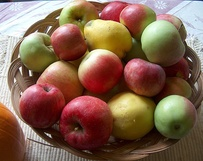
%> input picture apples/apples/Apples_by_kightp_Pat_Knight_flickr.jpg, 203 x 161 px, shrunk from 500 x 397 before the run
$ octave mixGaussianEstData.m   (GNU Octave 9; MATLAB toolbox functions it lacks are replaced by stand-ins)
%> lines starting %> are read from the running program, lines starting %| are printed output that depends on the picture; in (x1, y1, x2, y2) boxes, pixels count from 0 and x2, y2 are one past the last pixel; in counts of white or black regions, pixels touching at a corner belong together; the program's own positions count from 1
### apples/fitMixGauss.m
function mixGaussEst = fitMixGauss(data,k)

[nDim nData] = size(data);

postHidden = zeros(k, nData);

%initialisation
mixGaussEst.d = nDim;
mixGaussEst.k = k;
mixGaussEst.weight = (1/k)*ones(1,k);
mixGaussEst.mean = 2*randn(nDim,k);
for (cGauss =1:k)
    mixGaussEst.cov(:,:,cGauss) = (0.5+1.5*rand(1))*eye(nDim,nDim);
end;


nIter = 20;
for (cIter = 1:nIter)
    fprintf('Processing iteration %d\n',cIter);
   %Expectation step
    l=zeros(nData,k);
    for (cData = 1:nData)
        thisData = data(:,cData);
        D=size(data,1);
        for (i=1:k)
            m=mixGaussEst.mean(:,i);
            dcov=det(mixGaussEst.cov(:,:,i));
            l(cData,i)=1/sqrt((2*pi)^D*dcov)*exp(-0.5*(thisData-m)'*inv(mixGaussEst.cov(:,:,i))*(thisData-m))*mixGaussEst.weight(i);
        end
        postHidden(:,cData)= l(cData,:)'/sum(l(cData,:));
   end;

   %Maximization Step

   %for each constituent Gaussian
   for (cGauss = 1:k)
        mixGaussEst.weight(cGauss) = sum(postHidden(cGauss,:))/sum(postHidden(:));

        mixGaussEst.mean(:,cGauss) = data*postHidden(cGauss,:)'/sum(postHidden(cGauss,:));

        C= postHidden(cGauss,:).*(data-mixGaussEst.mean(:,cGauss))*(data-mixGaussEst.mean(:,cGauss))';
        mixGaussEst.cov(:,:,cGauss) = C/sum(postHidden(cGauss,:));
   end;

end;

### apples/mixGaussianEstData.m
% LoadApplesScript.m
% This optional script may help you get started with loading of photos and masks.
%
% Note that there are more elegant ways to organize your (photo, mask)
% pairs, and for sorting through many files in a directory. We don't use
% them here because we only have a small number of files, but consider
% useful functions like fileparts(). For simplicity, this example code just
% makes a few cell-arrays to hold the hard-coded filenames.
clear all

if( ~exist('apples', 'dir') || ~exist('testApples', 'dir') )
    display('Please change current directory to the parent folder of both apples/ and testApples/');
end

% Note that cells are accessed using curly-brackets {} instead of parentheses ().
Iapples = cell(3,1);
Iapples{1} = 'apples/Apples_by_kightp_Pat_Knight_flickr.jpg';
Iapples{2} = 'apples/ApplesAndPears_by_srqpix_ClydeRobinson.jpg';
Iapples{3} = 'apples/bobbing-for-apples.jpg';

IapplesMasks = cell(3,1);
IapplesMasks{1} = 'apples/Apples_by_kightp_Pat_Knight_flickr.png';
IapplesMasks{2} = 'apples/ApplesAndPears_by_srqpix_ClydeRobinson.png';
IapplesMasks{3} = 'apples/bobbing-for-apples.png';


nDim = 3;
k = 2;
Apple = zeros(nDim,1);
NonApple = zeros(nDim,1);
nApple = 0;
nNonApple = 0;

%iImage = 1; % Could use this index to loop.
for im = 1:3
    curI = double(imread(  Iapples{im}   )) / 255;
    %curI is now a double-precision 3D matrix of size (width x height x 3).
    %Each of the 3 color channels is now in the range [0.0, 1.0].
    %figure;
    %imagesc(curI)
    curImask = imread(  IapplesMasks{im}   );
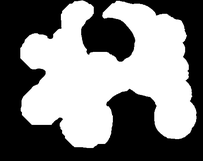
%> input picture apples/apples/Apples_by_kightp_Pat_Knight_flickr.png, 203 x 161 px, shrunk from 500 x 397 before the run
%> curImask is the input picture: size 161x203x3 uint8; min 0, max 255, mean 125.6
    % These mask-images are often 3-channel, and contain grayscale values. We
    % would prefer 1-channel and just binary:
    curImask = curImask(:,:,2) > 128;  % Picked green-channel arbitrarily.
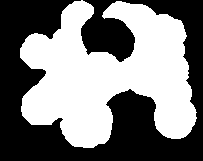
%> curImask: size 161x203 logical; 49.3% white; 1 white region, box (x1, y1, x2, y2) and area: (20, 0, 197, 148) 16111
    %figure;
    %imshow(curImask)
    X = size(curImask,1);
%> X = 161
    Y = size(curImask,2);
%> Y = 203
    for i = 1:X
        for j = 1:Y
            if (curImask(i,j)==1)
                Apple(1:3,nApple+1)=curI(i,j,1:3);
                nApple = nApple+1;
            elseif (curImask(i,j)==0)
                NonApple(1:3,nNonApple+1)=curI(i,j,1:3);
                nNonApple = nNonApple+1;
            end
        end
    end
%> after the loop, nApple = 16111; nNonApple = 16572
end
%> pass 2 of the loop `for im = 1:3`:
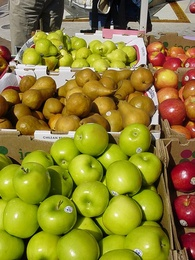
%> input picture apples/apples/ApplesAndPears_by_srqpix_ClydeRobinson.jpg, 195 x 260 px, shrunk from 480 x 640 before the run
%> curI: size 260x195x3 double
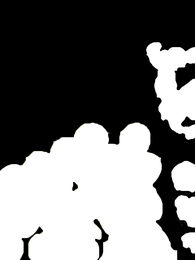
%> input picture apples/apples/ApplesAndPears_by_srqpix_ClydeRobinson.png, 195 x 260 px, shrunk from 480 x 640 before the run
%> curImask is the input picture: size 260x195x3 uint8; mean R, G, B 115.7, 115.7, 115.6
%> `curImask = curImask(:,:,2) > 128;`:
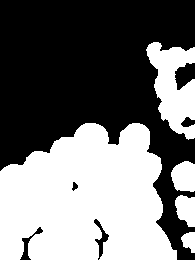
%> curImask: size 260x195 logical; 45.4% white; 5 white regions, box (x1, y1, x2, y2) and area: (0, 123, 177, 260) 18878, (146, 42, 195, 140) 2816, (171, 161, 195, 192) 613, (175, 195, 195, 227) 489, (181, 232, 195, 253) 209
%> after the loop `for i = 1:X`: nApple = 39116; nNonApple = 44267
%> pass 3 of the loop `for im = 1:3`:
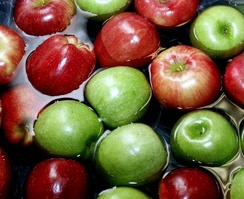
%> input picture apples/apples/bobbing-for-apples.jpg, 244 x 199 px, shrunk from 600 x 491 before the run
%> curI: size 199x244x3 double
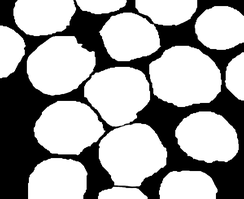
%> input picture apples/apples/bobbing-for-apples.png, 244 x 199 px, shrunk from 600 x 491 before the run
%> curImask is the input picture: size 199x244x3 uint8; mean R, G, B 163.5, 163.5, 163.5
%> `curImask = curImask(:,:,2) > 128;`:
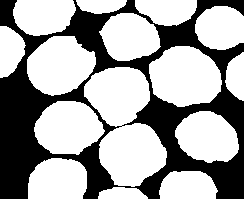
%> curImask: size 199x244 logical; 64.1% white; 1 black region, box (x1, y1, x2, y2) and area: (0, 0, 244, 199) 17455
%> after the loop `for i = 1:X`: nApple = 70217; nNonApple = 61722

sumpixel = nApple+nNonApple;
%> sumpixel = 131939
priorApple = nApple/sumpixel;
%> priorApple = 0.532
priorNonApple = nNonApple/sumpixel;
%> priorNonApple = 0.468

AppleMoG = fitMixGauss(Apple,k);
%> in fitMixGauss, `[nDim nData] = size(data);`: nDim = 3; nData = 70217
%> in fitMixGauss, `mixGaussEst.d = nDim;`: mixGaussEst.d = 3
%> after the loop in fitMixGauss, `for (cGauss =1:k)`: mixGaussEst = {d 3, k 2, weight [0.5 0.5], mean [-2.45 1.01 1.53 1.15 -0.838 1.08]}
%> (the run ends here)
